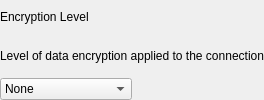
    <widget class="QWidget" name="PPTPEncryption" native="true">
     <layout class="QVBoxLayout" name="verticalLayoutEncryptionLevel">
      <property name="leftMargin">
       <number>0</number>
      </property>
      <property name="topMargin">
       <number>0</number>
      </property>
      <property name="rightMargin">
       <number>0</number>
      </property>
      <property name="bottomMargin">
       <number>0</number>
      </property>
      <item>
       <widget class="QLabel" name="label_13">
        <property name="text">
         <string>Encryption Level</string>
        </property>
       </widget>
      </item>
      <item>
       <widget class="QLabel" name="lTip_12">
        <property name="text">
         <string>Level of data encryption applied to the connection</string>
        </property>
       </widget>
      </item>
      <item>
       <layout class="QHBoxLayout" name="horizontalLayout_14">
        <item>
         <widget class="QComboBox" name="encryptionLevelCB">
          <item>
           <property name="text">
            <string>None</string>
           </property>
          </item>
          <item>
           <property name="text">
            <string>Automatic</string>
           </property>
          </item>
          <item>
           <property name="text">
            <string>Maximum (128-bit)</string>
           </property>
          </item>
         </widget>
        </item>
        <item>
         <spacer name="horizontalSpacer_11">
          <property name="orientation">
           <enum>Qt::Horizontal</enum>
          </property>
          <property name="sizeHint" stdset="0">
           <size>
            <width>40</width>
            <height>20</height>
           </size>
          </property>
         </spacer>
        </item>
       </layout>
      </item>
     </layout>
    </widget>
